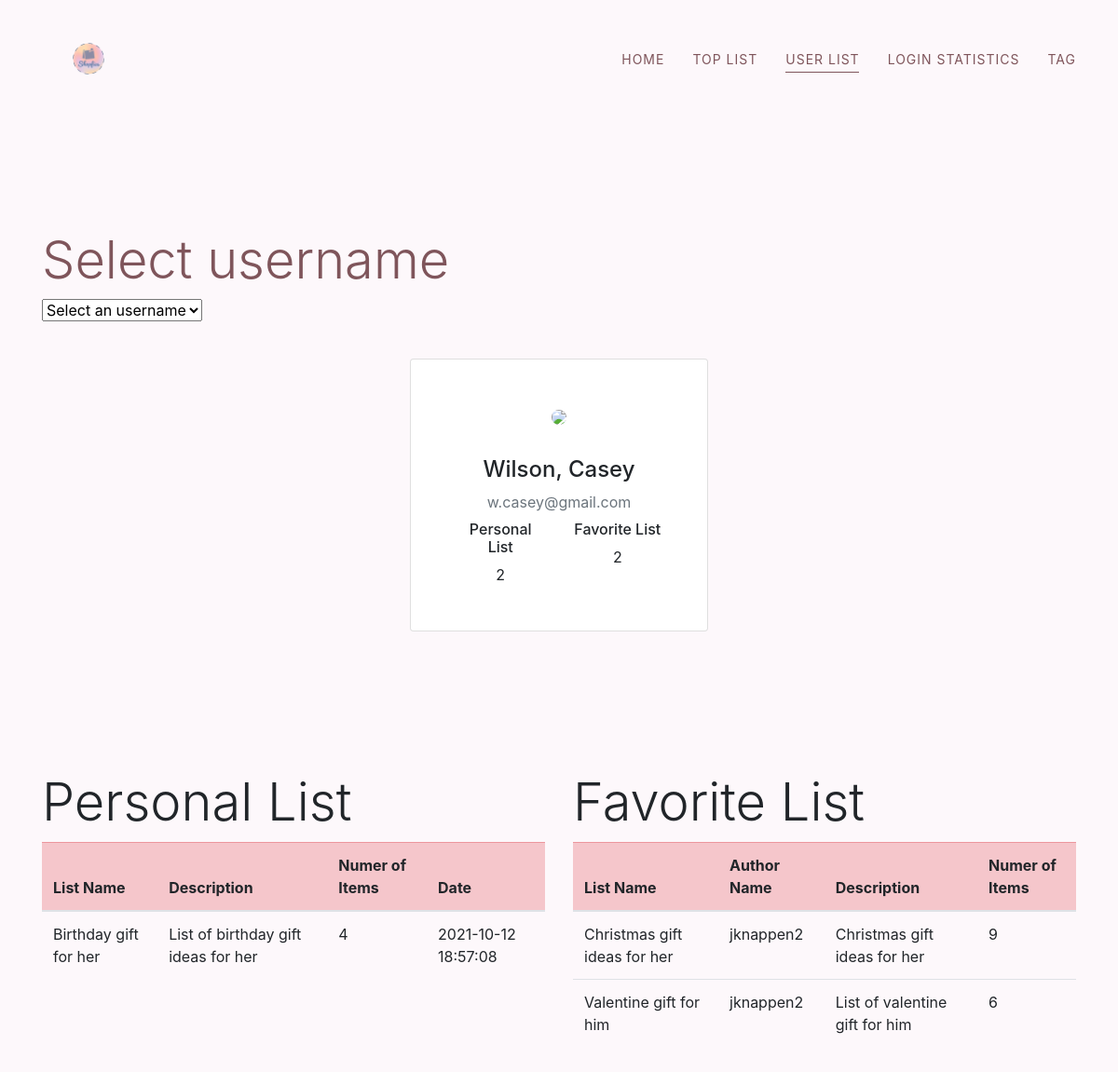
Page /user_list.php?user=3 on the committed database.
### tables this page shows
create table if not exists `USER` (
    id int primary key auto_increment,
    username varchar(20) unique not null,
    `password` varchar(50) not null,
    first_name varchar(20) not null,
    last_name varchar(20) not null,
    email varchar(50) unique not null
);

### src/user_list.php (the view, shortened to what this page needs)
<!DOCTYPE html>
<html lang="en">
    <head>
        <link rel="stylesheet" type="text/css" href="home.css">
        <link rel="stylesheet" href="https://stackpath.bootstrapcdn.com/bootstrap/4.3.1/css/bootstrap.min.css"
>
    </head>
    <body>
        <header class="main-header">
            <div class="container">
                <nav class="navbar navbar-expand-lg main-nav px-0">
                    <a class="navbar-brand">
                        <img src="shopies_logo.png">
                    </a>
                    <div class="collapse navbar-collapse" id="mainMenu">
                        <ul class="navbar-nav ml-auto text-uppercase f1">
                            <li>
                                <a href="index.php">home</a>
                            </li>
                            <li>
                                <a href="list.php">Top List</a>
                            </li>
                            <li>
                                <a href="user_list.php" class="active active-first">User List</a>
                            </li>
                            <li>
                                <a href="login.php">Login Statistics</a>
                            </li>
                            <li>
                                <a href="tag.php">Tag</a>
                            </li>
                        </ul>
                    </div>
                </nav>
            </div>
        </header>
        <div class="py-5">
            <div class="container py-5">
                <div class="row">
                <div class="container">
                    <h2 class="display-4 font-weight-light">Select username</h2>
                    <form method="GET" action="user_list.php">
                        <select name="user" onchange='this.form.submit()'>
                            <option selected>Select an username</option>
                            <?php
                            $connection = mysqli_connect(DBHOST, DBUSER, DBPASS, DBNAME);
                            ?>
                        </select>
                        <?php
                        if ($_SERVER["REQUEST_METHOD"] == "GET")
                        {
                            if (isset($_GET['user']) )
                            {
                        ?>
                        <p>&nbsp;</p>
                        <div class="container d-flex justify-content-center align-items-center">
                            <div class="card p-5">
                                <div class="user text-center">
                                    <div class="profile"> <img src="https://bootstrapious.com/i/snippets/sn-about/avatar-4.png" class="rounded-circle" width="100"> </div>
                                </div>
                                <div class="mt-4 text-center">
                                    <?php
                                $sql = "SELECT USER.email as email, USER.first_name as Fname, USER.last_name as Lname, COUNT(LIST.id) as Lists, COUNT(FAVORITE_LIST.listid) as favorite
                                            FROM USER JOIN LIST_USER ON USER.id=LIST_USER.userid
                                            JOIN LIST ON LIST_USER.listid=LIST.id
                                            JOIN FAVORITE_LIST ON FAVORITE_LIST.userid=LIST.id
                                            WHERE USER.id={$_GET['user']}
                                            GROUP BY USER.email, USER.first_name, USER.last_name";
                                if ($result = mysqli_query($connection, $sql))
                                {
                                    while($row = mysqli_fetch_assoc($result))
                                    {
                                    ?>
                                    <h4 class="mt-2"><?php echo $row['Fname']. ', '. $row['Lname'] ?></h4> <span class="text-muted d-block mb-2"><?php echo $row['email'] ?></span>
                                    <div class="row mt-2">
                                        <div class="col-sm" >
                                            <h6>Personal List</h6><span><?php echo $row['favorite'] ?></span>
                                            </div>
                                        <div class="col-sm" >
                                            <h6>Favorite List</h6><span><?php echo $row['Lists'] ?></span>
                                        </div>
                                    </div>
                                    <?php
                                    }
                                }
                            }
                        }
                                    ?>
                                </div>
                            </div>
                        </div>
                        <div class="row">
                            <?php
                                if ($_SERVER["REQUEST_METHOD"] == "GET")
                                {
                                    if (isset($_GET['user']) )
                                    {
                            ?>
                            <div class="col-sm" >
                                <h3 class="display-4 font-weight-light">Personal List</h3>
                                <table class="table table-hover">
                                    <thead>
                                        <tr class="table-danger">
                                            <th scope="col">List Name</th>
                                            <th scope="col">Description</th>
                                            <th scope="col">Numer of Items</th>
                                            <th scope="col">Date</th>
                                        </tr>
                                    </thead>
                                    <?php
                                $sql = "SELECT LIST.name as 'List', LIST.description as 'Description', COUNT(ITEM_LIST.itemid) as 'Items', LIST.create_at as 'Date'
                                    FROM LIST JOIN ITEM_LIST ON LIST.id = ITEM_LIST.listid
                                    JOIN LIST_USER ON LIST.id = LIST_USER.listid
                                    WHERE LIST_USER.userid = {$_GET['user']}
                                    GROUP BY LIST.name, LIST.description, LIST.create_at";
                                if ($result = mysqli_query($connection, $sql))
                                {
                                    while($row = mysqli_fetch_assoc($result))
                                    {
                                    ?>
                                    <tr>
                                        <td><?php echo $row['List'] ?></td>
                                        <td><?php echo $row['Description'] ?></td>
                                        <td><?php echo $row['Items'] ?></td>
                                        <td><?php echo $row['Date'] ?></td>
                                    </tr>
                                    <?php
                                    }
                                }
                            }
                        }
                                    ?>
                                </table>
                            </div>
                            <div class="col-sm">
                                <?php
                                if ($_SERVER["REQUEST_METHOD"] == "GET")
                                {
                                    if (isset($_GET['user']) )
                                    {
                                ?>
                                <h3 class="display-4 font-weight-light">Favorite List</h3>
                                <table class="table table-hover">
                                    <thead>
                                        <tr class="table-danger">
                                            <th scope="col">List Name</th>
                                            <th scope="col">Author Name</th>
                                            <th scope="col">Description</th>
                                            <th scope="col">Numer of Items</th>
                                        </tr>
                                    </thead>
                                    <?php
                                        $sql = "SELECT LIST.name as 'List', LIST.description as 'Description', COUNT(ITEM_LIST.itemid) as 'Items', LIST.create_at as 'Date', USER.username as 'Username'
                                    FROM LIST JOIN ITEM_LIST ON LIST.id = ITEM_LIST.listid
                                    JOIN FAVORITE_LIST ON LIST.id = FAVORITE_LIST.listid
                                    JOIN USER ON FAVORITE_LIST.userid = USER.id
                                    WHERE USER.id = {$_GET['user']}
                                    GROUP BY LIST.name, LIST.description, LIST.create_at";
                                        if ($result = mysqli_query($connection, $sql))
                                        {
                                            while($row = mysqli_fetch_assoc($result))
                                            {
                                    ?>
                                    <tr>
                                        <td><?php echo $row['List'] ?></td>
                                        <td><?php echo $row['Username'] ?></td>
                                        <td><?php echo $row['Description'] ?></td>
                                        <td><?php echo $row['Items'] ?></td>
                                    </tr>
                                    <?php
                                            }
                                        }
                                    }
                                }
                                    ?>
                                </table>
                            </div>
                        </div>
                    </form>
                    </div>
                </div>
            </div>
        </div>
    </body>
</html>

### src/home.css (style rules this page uses)
body { background: #Fdf8fb !important; }
.container .navbar { background-color: #Fdf8fb; }
#mainMenu li > a { font-size: 14px; letter-spacing: 1px; color: #7f555b; font-weight: 430; position: relative; z-index: 1; text-decoration: none; }
#mainMenu li:not(:last-of-type) { margin-right: 30px; }
#mainMenu li > a::before { position: absolute; content: ""; width: calc(100% - 1px); height: 1px; background: #7f555b; bottom: -6px; left: 0; -webkit-transform: scale(0, 1); -ms-transform: scale(0, 1); transform: scale(0, 1); -webkit-transform-origin: right center; -ms-transform-origin: right center; transform-origin: right center; z-index: -1; -webkit-transition: transform 0.5s ease; transition: transform 0.5s ease; }
#mainMenu li > a:hover::before, #mainMenu li > a.active::before { -webkit-transform: scale(1, 1); -ms-transform: scale(1, 1); transform: scale(1, 1); -webkit-transform-origin: left center; -ms-transform-origin: left center; transform-origin: left center; }
.main-header { position: fixed; left: 0; z-index: 99; width: 100%; -webkit-transition: all 0.4s ease; transition: all 0.4s ease; }
.navbar-brand { color: #7f555b; }
.main-header .navbar-brand img { max-width: 100px; animation: fadeInLeft 0.4s both 0.4s; }
.row { margin-top: 150px; }
.row h2 { color: #7f555b; }

### rows in the picture
user: first_name "Wilson", last_name "Casey", email "w.casey@gmail.com", favorite "2", Lists "2", List "Christmas gift ideas for her", username "jknappen2", Description "Christmas gift ideas for her", Items "9", List "Valentine gift for him", Description "List of valentine gift for him", Items "6"

### other values in the picture
$row['List'] "Birthday gift for her"
$row['Description'] "List of birthday gift ideas for her"
$row['Items'] "4"
$row['Date'] "2021-10-12 18:57:08"
